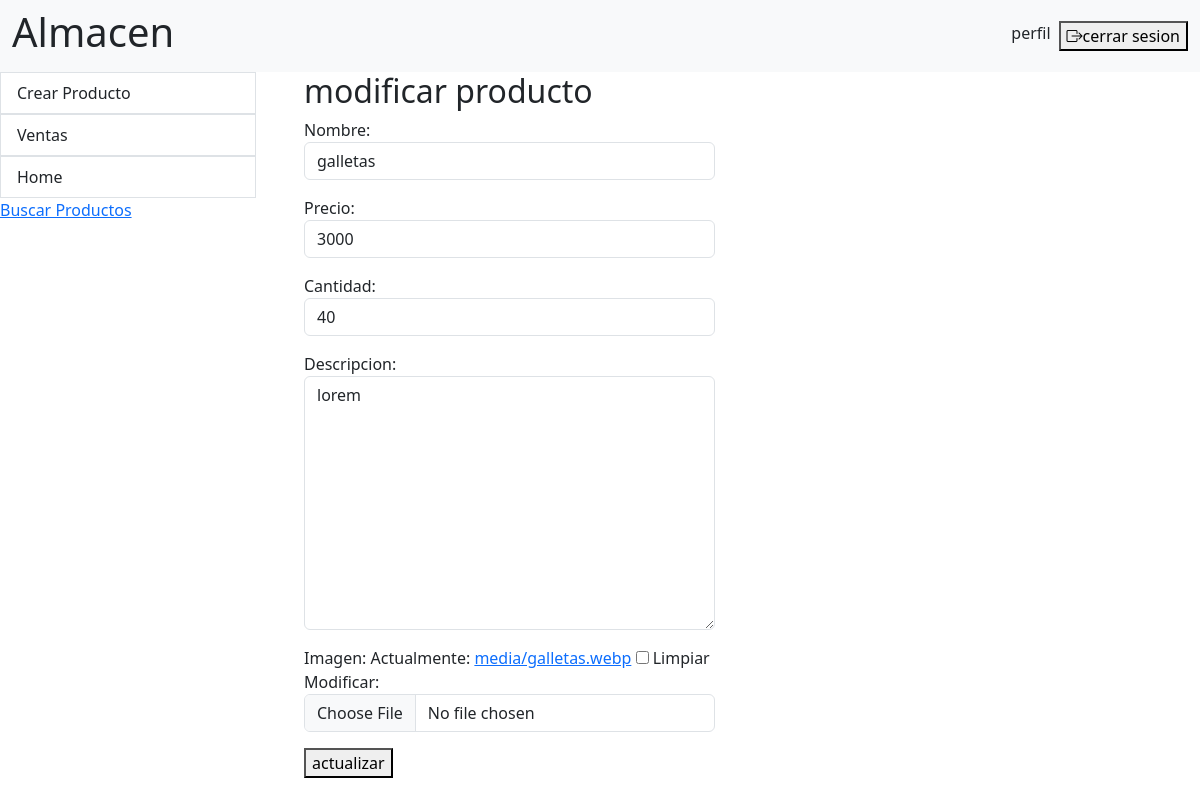
The app's page /ventas/modificarProducto/8/ (signed in) with its own data.
### ventasinventario/models.py (models this page shows, shortened)
class Producto(models.Model):
    nombre = models.CharField(max_length=100)
    precio = models.IntegerField()
    cantidad = models.IntegerField()
    descripcion = models.TextField(blank= True, null=True)
    imagen = models.ImageField(blank=True, null=True, upload_to='media')

### ventasinventario/views.py (the view)
# urls.py: path('modificarProducto/<int:pk>/', ModificarProductoView.as_view(), name= 'modificarProducto'),
@method_decorator(login_required, name='dispatch')
class ModificarProductoView(UpdateView):
    model = Producto
    template_name = 'ventasinventario/modificarProducto.html'
    success_url = reverse_lazy('home')
    form_class = productoForm

### ventasinventario/forms.py
class productoForm(forms.ModelForm):
    class Meta:
        model = Producto
        fields = ['nombre', 'precio', 'cantidad', 'descripcion', 'imagen']
        widgets = {
            'nombre': forms.TextInput(attrs={'class':'form-control'}),
            'precio': forms.NumberInput(attrs={'class':'form-control'}),
            'cantidad': forms.NumberInput(attrs={'class':'form-control'}),
            'descripcion': forms.Textarea(attrs={'class':'form-control'}),
            'imagen': forms.ClearableFileInput(attrs={'class':'form-control'}),
        }

### ventasinventario/templates/ventasInventario/modificarProducto.html (shortened to what this page needs)
{% extends "ventasinventario/base.html" %}
{% block content %}
<h2>modificar producto</h2>
<form method="post">
    {{form.as_p}}
    <button type="submit">actualizar</button>
</form>
{% endblock  %}

### records on screen
Producto: nombre "galletas", precio "3000", cantidad "40", descripcion "lorem"
